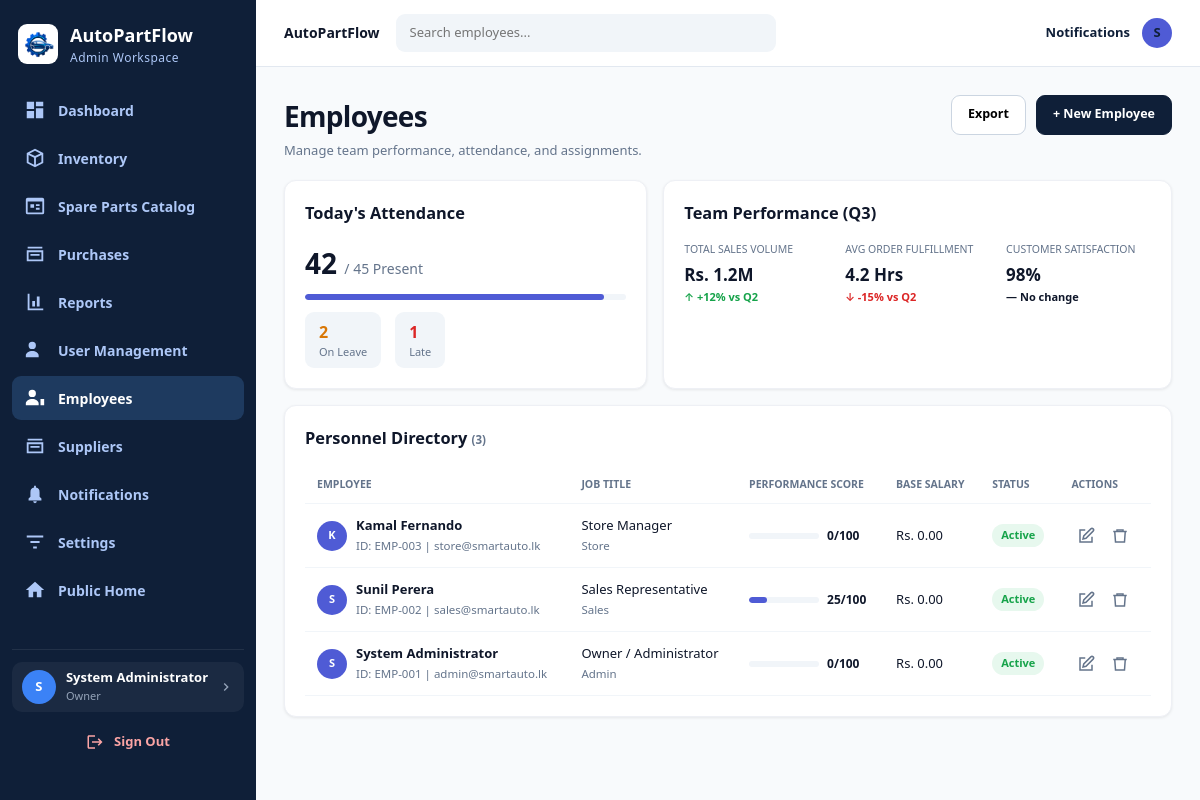
The page /admin/employees (signed in) on the database its author committed.
### tables this page shows
CREATE TABLE employees (
    id                INT UNSIGNED AUTO_INCREMENT PRIMARY KEY,
    user_id           INT UNSIGNED NOT NULL UNIQUE,
    employee_code     VARCHAR(20)  NOT NULL UNIQUE,
    designation       VARCHAR(100) NOT NULL,
    department        ENUM('sales','store','admin','delivery') NOT NULL DEFAULT 'sales',
    hire_date         DATE         NOT NULL,
    base_salary       DECIMAL(12,2) DEFAULT 0.00,
    commission_rate   DECIMAL(5,2)  DEFAULT 0.00 COMMENT 'Percentage commission on sales',
    address           TEXT         DEFAULT NULL,
    emergency_contact VARCHAR(150) DEFAULT NULL,
    emergency_phone   VARCHAR(20)  DEFAULT NULL,
    deleted_at        DATETIME     DEFAULT NULL,
    created_at        TIMESTAMP    DEFAULT CURRENT_TIMESTAMP,
    updated_at        TIMESTAMP    DEFAULT CURRENT_TIMESTAMP ON UPDATE CURRENT_TIMESTAMP,
    CONSTRAINT fk_employees_user FOREIGN KEY (user_id) REFERENCES users(id)
);

CREATE TABLE users (
    id                  INT UNSIGNED AUTO_INCREMENT PRIMARY KEY,
    role_id             TINYINT UNSIGNED NOT NULL,
    username            VARCHAR(60)  NOT NULL UNIQUE,
    email               VARCHAR(150) NOT NULL UNIQUE,
    password_hash       VARCHAR(255) NOT NULL,
    full_name           VARCHAR(150) NOT NULL,
    phone               VARCHAR(20)  DEFAULT NULL,
    avatar              VARCHAR(255) DEFAULT NULL,
    is_active           TINYINT(1)   NOT NULL DEFAULT 1,
    last_login_at       DATETIME     DEFAULT NULL,
    password_changed_at DATETIME     DEFAULT NULL,
    deleted_at          DATETIME     DEFAULT NULL,
    created_at          TIMESTAMP    DEFAULT CURRENT_TIMESTAMP,
    updated_at          TIMESTAMP    DEFAULT CURRENT_TIMESTAMP ON UPDATE CURRENT_TIMESTAMP,
    CONSTRAINT fk_users_role FOREIGN KEY (role_id) REFERENCES roles(id)
);

### app/Views/admin/employees.php (the view, shortened to what the rows shown need)
<?php
$deptLabels = ['sales' => 'Sales', 'store' => 'Store', 'admin' => 'Admin', 'delivery' => 'Delivery'];
$employees = array_map(fn($r) => [
    'id'              => (int) ($r['id'] ?? 0),
    'full_name'       => (string) ($r['full_name'] ?? ''),
    'email'           => (string) ($r['email'] ?? ''),
    'phone'           => (string) ($r['phone'] ?? ''),
    'role_id'         => (int) ($r['role_id'] ?? 0),
    'is_active'       => (int) ($r['is_active'] ?? 1),
    'employee_code'   => (string) ($r['employee_code'] ?? ''),
    'designation'     => (string) ($r['designation'] ?? ''),
    'department'      => (string) ($r['department'] ?? 'sales'),
    'hire_date'       => (string) ($r['hire_date'] ?? ''),
    'base_salary'     => (float) ($r['base_salary'] ?? 0),
    'commission_rate' => (float) ($r['commission_rate'] ?? 0),
], $rows);
?>
<!DOCTYPE html>
<html lang="en">
<head>
<link rel="stylesheet" href="<?= asset('css/shared.css') ?>">
<link rel="stylesheet" href="<?= asset('css/admin.css') ?>">
</head>
<body>
<div class="app-shell">
    <?php require APP_PATH . '/Views/admin/partials/sidebar.php'; ?>
    <div class="main">
        <header class="topbar">
            AutoPartFlow
            <div class="search-box"><input type="text" id="empSearch" placeholder="Search employees..."></div>
            <div class="topbar-icons"><a href="<?= url('admin/notifications') ?>" aria-label="Notifications">Notifications</a> <a href="<?= url('profile') ?>" class="avatar" title="Edit Profile — <?= e($_SESSION['full_name'] ?? 'Admin') ?>" style="text-decoration:none;cursor:pointer;"><?= strtoupper(substr($_SESSION['full_name'] ?? 'A', 0, 1)) ?></a></div>
        </header>
        <div class="content">
            <div class="page-head">
                <div>
                    <h1>Employees</h1>
                    <p>Manage team performance, attendance, and assignments.</p>
                </div>
                <div class="head-actions">
                    <button class="btn" type="button" id="exportBtn">Export</button>
                    <button class="btn btn-primary" type="button" id="addBtn">+ New Employee</button>
                </div>
            </div>
            <div class="grid-2">
                <div class="card">
                    <h3 style="margin-top:0;">Today's Attendance</h3>
                    <div style="font-size:28px;font-weight:700;">42 <span style="font-size:14px;font-weight:500;color:var(--slate-500);">/ 45 Present</span></div>
                    <div class="bar-track"><div class="bar-fill" style="width:93%"></div></div>
                    <div class="stat-mini">
                        <div class="box"><div class="num" style="color:var(--amber);">2</div><div class="label">On Leave</div></div>
                        <div class="box"><div class="num" style="color:var(--red);">1</div><div class="label">Late</div></div>
                    </div>
                </div>
                <div class="card">
                    <h3 style="margin-top:0;">Team Performance (Q3)</h3>
                    <div class="perf-grid">
                        <div><div class="lbl">Total Sales Volume</div><div class="val">Rs. 1.2M</div><div class="change up">↑ +12% vs Q2</div></div>
                        <div><div class="lbl">Avg Order Fulfillment</div><div class="val">4.2 Hrs</div><div class="change down">↓ -15% vs Q2</div></div>
                        <div><div class="lbl">Customer Satisfaction</div><div class="val">98%</div><div class="change">— No change</div></div>
                    </div>
                </div>
            </div>
            <div class="card">
                <h3 style="margin-top:0;">Personnel Directory <span class="sub">(<?= count($employees) ?>)</span></h3>
                <div class="table-wrap">
                <table>
                    <thead><tr><th>Employee</th><th>Job Title</th><th>Performance Score</th><th>Base Salary</th><th>Status</th><th>Actions</th></tr></thead>
                    <tbody id="empRows">
                    <?php foreach ($employees as $emp): $score = min(100, $emp['commission_rate'] * 10); ?>
                        <tr>
                            <td><div class="table-user"><div class="avatar"><?= strtoupper(substr($emp['full_name'], 0, 1)) ?></div><div><strong><?= e($emp['full_name']) ?></strong><br><span class="sub">ID: <?= e($emp['employee_code']) ?> | <?= e($emp['email']) ?></span></div></div></td>
                            <td><?= e($emp['designation']) ?><br><span class="sub"><?= e($deptLabels[$emp['department']] ?? $emp['department']) ?></span></td>
                            <td>
                                <div style="display:flex;align-items:center;gap:8px;">
                                    <div class="bar-track" style="width:70px;margin:0;"><div class="bar-fill" style="width:<?= $score ?>%;background:<?= $score >= 85 ? 'var(--green)' : 'var(--indigo-500)' ?>;"></div></div>
                                    <span style="font-size:12px;font-weight:600;"><?= round($score) ?>/100</span>
                                </div>
                            </td>
                            <td>Rs. <?= number_format($emp['base_salary'], 2) ?></td>
                            <td><span class="badge <?= $emp['is_active'] ? 'active' : 'inactive' ?>"><?= $emp['is_active'] ? 'Active' : 'Inactive' ?></span></td>
                            <td>
                                <div class="row-actions">
                                    <button type="button" class="icon-btn" data-edit="<?= $emp['id'] ?>" title="Edit">
                                        <svg width="18" height="18" viewBox="0 0 24 24" fill="none" stroke="currentColor" stroke-width="2"><path d="M11 4H4v16h16v-7"/><path d="M18.5 2.5a2.1 2.1 0 0 1 3 3L12 15l-4 1 1-4Z"/></svg>
                                    </button>
                                    <button type="button" class="icon-btn del" data-del="<?= $emp['id'] ?>" title="Delete">
                                        <svg width="18" height="18" viewBox="0 0 24 24" fill="none" stroke="currentColor" stroke-width="2"><path d="M3 6h18"/><path d="M8 6V4h8v2"/><path d="M19 6l-1 14H6L5 6"/></svg>
                                    </button>
                                </div>
                            </td>
                        </tr>
                    <?php endforeach; ?>
                    </tbody>
                </table>
                </div>
            </div>
        </div>
    </div>
</div>
</body>
</html>

### app/Core/Router.php (shortened to what the rows shown need)
<?php
class Router
{
    private array $routes = [];
    private function addRoute(string $method, string $path, string $handler): void
    {
        $this->routes[] = [
            'method'  => $method,
            'path'    => $this->normalizePath($path),
            'handler' => $handler,
        ];
    }
    public function dispatch(string $uri, string $method): void
    {
        $uri = $this->normalizePath(parse_url($uri, PHP_URL_PATH) ?: '/');
        foreach ($this->routes as $route) {
            if ($route['method'] !== strtoupper($method)) {
                continue;
            }
            $params = $this->matchRoute($route['path'], $uri);
            if ($params !== false) {
                $this->callHandler($route['handler'], $params);
                return;
            }
        }
    }
    private function matchRoute(string $routePath, string $uri): array|false
    {
        $routeParts = explode('/', trim($routePath, '/'));
        $uriParts   = explode('/', trim($uri, '/'));
        if (count($routeParts) !== count($uriParts)) {
            return false;
        }
        $params = [];
        foreach ($routeParts as $index => $part) {
            if ($part !== $uriParts[$index]) {
                return false;
            }
        }
        return $params;
    }
    private function callHandler(string $handler, array $params): void
    {
        [$controllerName, $method] = explode('@', $handler);
        $controller = new $controllerClass();
        call_user_func_array([$controller, $method], $params);
    }
    private function normalizePath(string $path): string
    {
        $path = '/' . trim($path, '/');
        return $path === '/' ? '/' : rtrim($path, '/');
    }
}

### rows shown on the page
employees: user.full_name "K", user.full_name "Kamal Fernando", employee_code "EMP-003", user.email "store@smartauto.lk", designation "Store Manager", department "Store", commission_rate "0", base_salary "0.00"
employees: user.full_name "S", user.full_name "Sunil Perera", employee_code "EMP-002", user.email "sales@smartauto.lk", designation "Sales Representative", department "Sales", commission_rate "25", base_salary "0.00"
employees: user.full_name "S", user.full_name "System Administrator", employee_code "EMP-001", user.email "admin@smartauto.lk", designation "Owner / Administrator", department "Admin", commission_rate "0", base_salary "0.00"

### other values the page prints
count($employees) "3"
